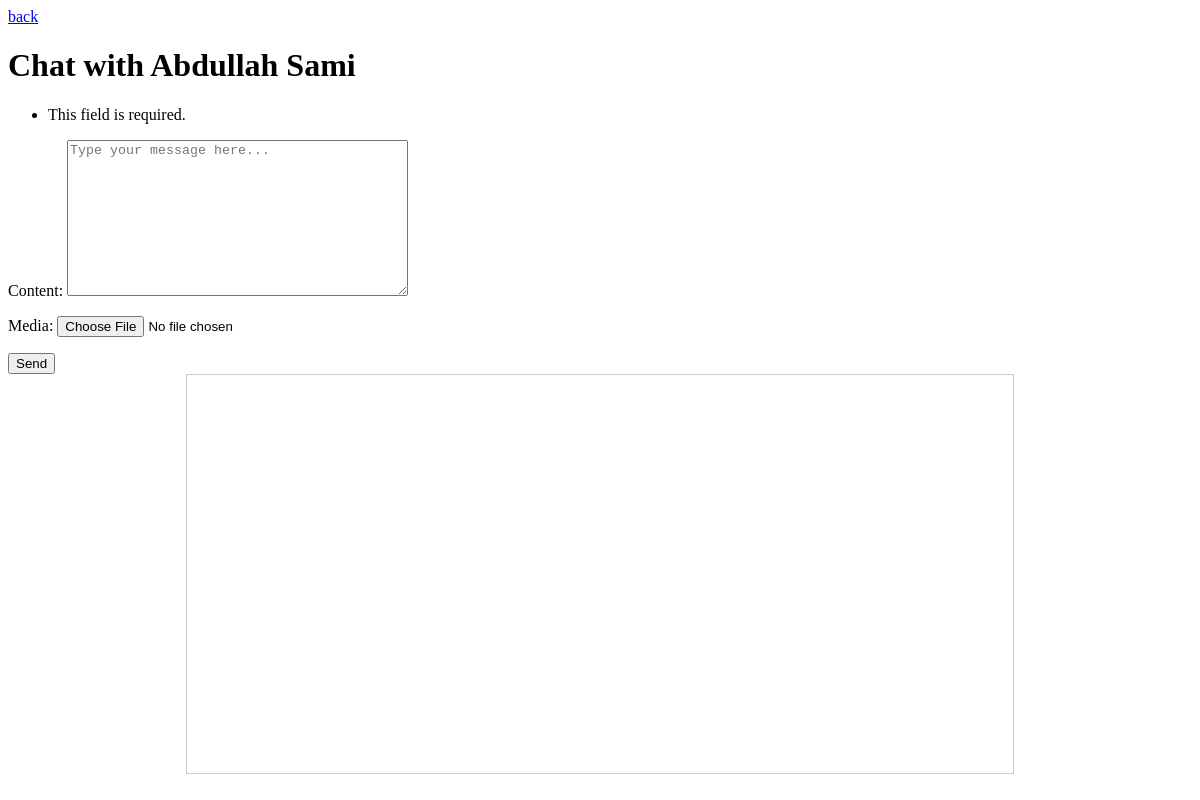
The page /messages/sami/ (signed in) on the database as committed earlier.
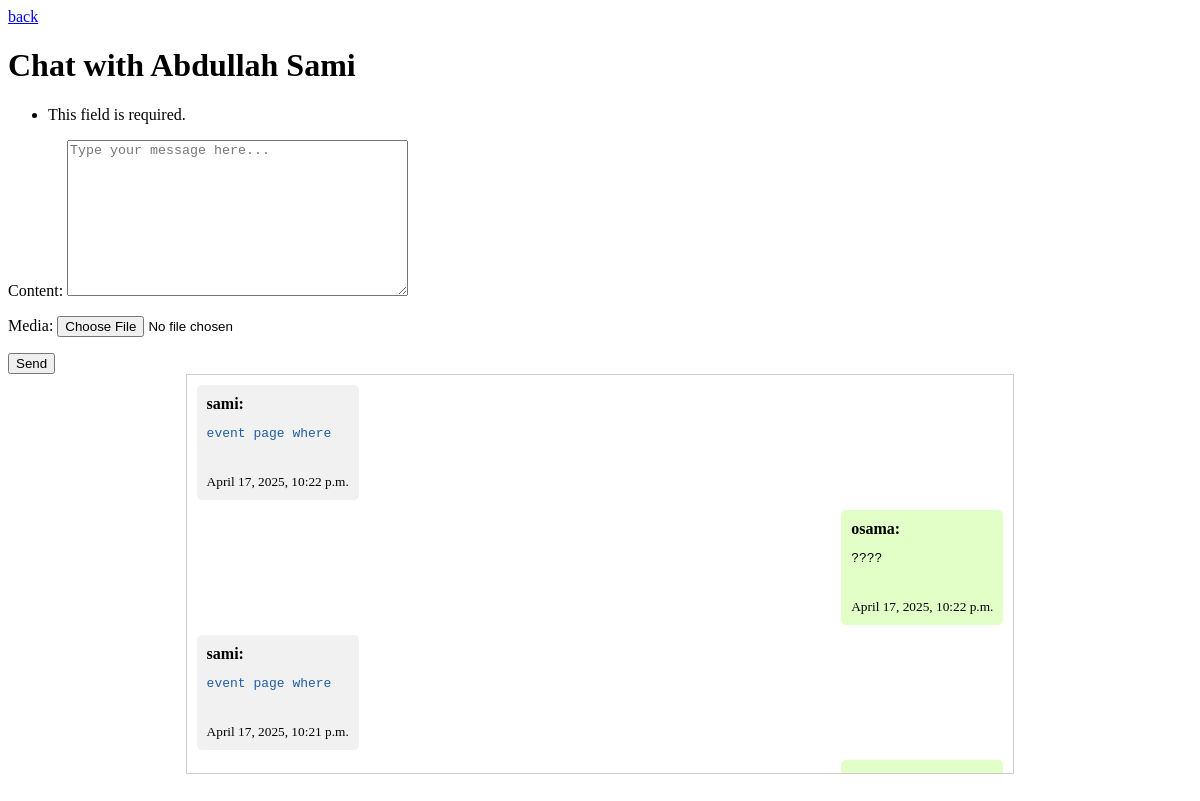
The same page on the database as committed later.
### message/models.py (models this page shows, shortened)
class Message(models.Model):
    sender = models.ForeignKey(User, on_delete=models.CASCADE, related_name='sent_messages')
    receiver = models.ForeignKey(User, on_delete=models.CASCADE, related_name='received_messages')
    content = models.TextField()
    timestamp = models.DateTimeField(auto_now_add=True)
    is_read = models.BooleanField(default=False)
    media = models.FileField(upload_to='img/messages/', blank=True, null=True)

### message/views.py (the view, shortened to what this page needs)
# urls.py: path('', views.chat, name='message_home'),
@login_required
def chat(request, username=None):
    user = request.user
    if username is None:
        chats = User.objects.filter(sent_messages__receiver=user).distinct() | User.objects.filter(received_messages__sender=user).distinct()
        chats = chats.distinct()
        return render(request, 'messages.html', {'chats': chats})
    chat_user = User.objects.get(username=username)
    messages = Message.objects.filter(sender=user, receiver=chat_user) | Message.objects.filter(sender=chat_user, receiver=user)
    messages = messages.order_by('-timestamp')
    form = MessageForm(request.POST, request.FILES)
    context = {
        'messages': messages,
        'chat_user': chat_user,
        'form': form,
    }
    return render(request, 'messages.html', context)

### message/forms.py
class MessageForm(ModelForm):
    class Meta:
        model = Message
        fields = ['content', 'media']
        widgets = {
            'content': Textarea(attrs={'placeholder': 'Type your message here...'}),
            'media': FileInput(attrs={'accept': 'image/*,video/*,audio/*'}),
        }

### app/templates/messages.html (shortened to what this page needs)
<!DOCTYPE html>
<html lang="en">
<head>
</head>
<body>
{% if form %}
<a href="{% url 'message_home' %}">back</a>
<h1>Chat with {{chat_user.profile.first_name}} {{chat_user.profile.last_name}}</h1>
<form action="" method="post" enctype="multipart/form-data">
    {{ form.as_p }}
    <button type="submit" class="btn btn-primary">Send</button>
</form>
<div class="chat_box">
{% for msg in messages %}
<div class="msg_blob">
    <div class="{% if msg.sender == user %}sent_msg{%else%}received_msg{% endif %}">
        <strong>{{ msg.sender }}:</strong> <pre>{{ msg.content }}</pre> <br>
        <small>{{ msg.timestamp }}</small>
    </div>
</div>
{% endfor %}
</div>
{%endif%}
</body>
</html>

Rows that differ between the two databases and show on the page:
added Message: sender "sami", content "event page where", timestamp "April 17, 2025, 10:22 p.m."
added Message: sender "osama", content "????", timestamp "April 17, 2025, 10:22 p.m."
added Message: sender "sami", content "event page where", timestamp "April 17, 2025, 10:21 p.m."
